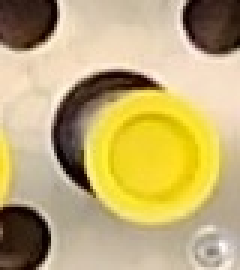
#> input picture visual-changenet-model-space/images/golden/G09_SolderLight.jpg, 80 x 90 px (shown 3 times larger)
$ python -i generate_review_batches.py   (imports and definitions only)
#> lines starting #> are read from the running program, lines starting #| are printed output that depends on the picture
#!/usr/bin/env python3
"""Render CapSeal image batches and prepare one vial-labeler review per image."""
import argparse
import shutil
import subprocess
import sys
import tempfile
from pathlib import Path

from PIL import Image

TOOLS = Path(__file__).resolve().parent
TWIN = TOOLS.parent
REPO = TWIN.parent
ISAAC_PYTHON = REPO / "IsaacSim/_build/linux-aarch64/release/python.sh"
LABELER = REPO / "vial-labeler-participants-v1/labeler.py"
STAGE = TWIN / "stations/tray_inspection/tray_inspection.usdc"
CAMERA = TWIN / "cameras/CapSealCam.json"
TARGET_SIZE = (1920, 1080)


def upscale_bottom_right(image_path):
    with Image.open(image_path) as source:
#> source is the input picture: PIL image 80x90 RGB; mean R, G, B 191.6, 172, 116.8
        image = source.convert("RGB")
    target_width, target_height = TARGET_SIZE
    scale = max(target_width / image.width, target_height / image.height)
#> scale = 24
    resized_size = (round(image.width * scale), round(image.height * scale))
#> resized_size = (1920, 2160)
    image = image.resize(resized_size, Image.Resampling.LANCZOS)
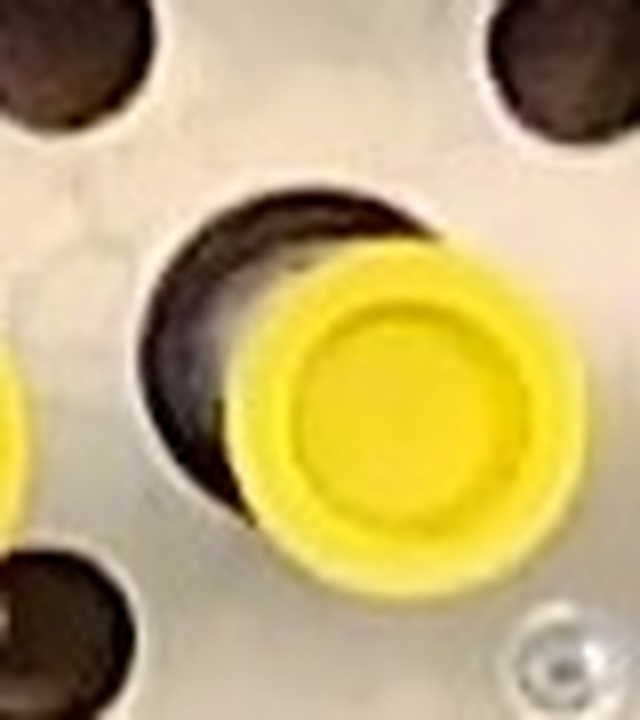
#> image: PIL image 1920x2160 RGB (shown at 1/3 size); mean R, G, B 191.6, 172, 116.9
    left = resized_size[0] - target_width
#> left = 0
    top = resized_size[1] - target_height
#> top = 1080
    image = image.crop((left, top, left + target_width, top + target_height))
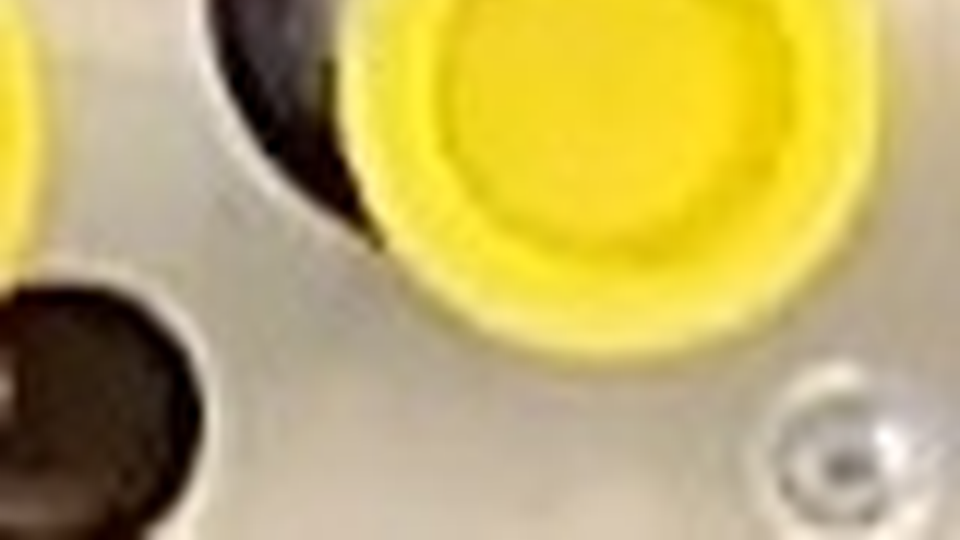
#> image: PIL image 1920x1080 RGB (shown at 1/2 size); mean R, G, B 191.7, 174, 103.9
#> (the run stopped early here; a loop or call above may not have finished)

$ run again, on new-model/GoldenImages/G01.jpg
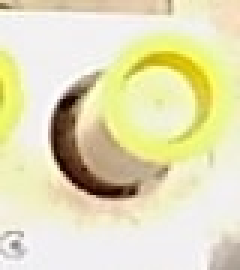
#> input picture new-model/GoldenImages/G01.jpg, 80 x 90 px (shown 3 times larger)
#> in upscale_bottom_right, source is the input picture: PIL image 80x90 RGB; mean R, G, B 227.7, 222.6, 184.4
#> in upscale_bottom_right, `image = image.crop((left, top, left + target_width, top + target_heigh..`:
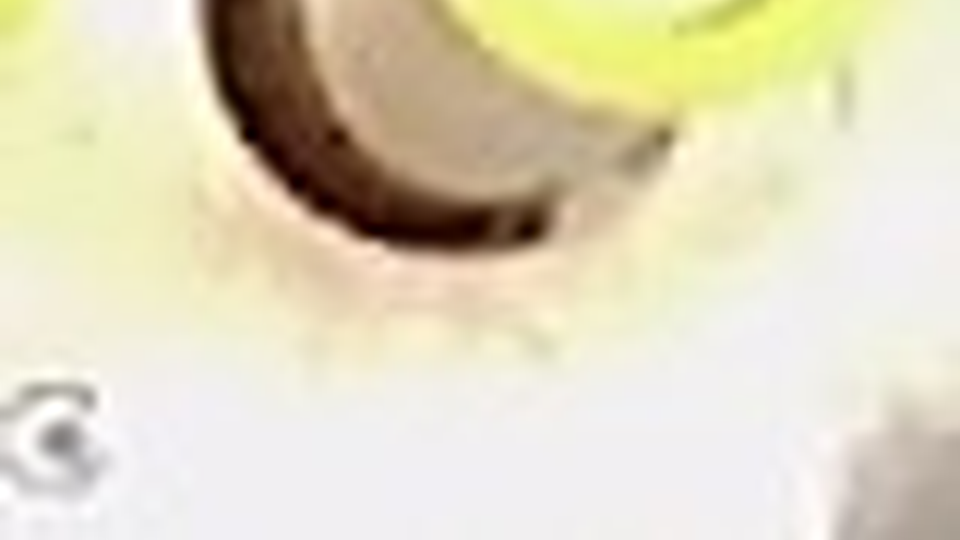
#> image: PIL image 1920x1080 RGB (shown at 1/2 size); mean R, G, B 223.7, 216.5, 191.2

$ run again, on new-model/GoldenImages/G02.jpg
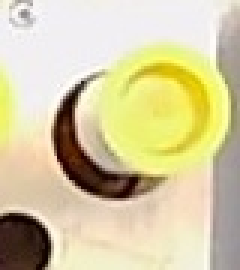
#> input picture new-model/GoldenImages/G02.jpg, 80 x 90 px (shown 3 times larger)
#> in upscale_bottom_right, source is the input picture: PIL image 80x90 RGB; mean R, G, B 213.3, 203.3, 162.5
#> in upscale_bottom_right, `image = image.resize(resized_size, Image.Resampling.LANCZOS)`:
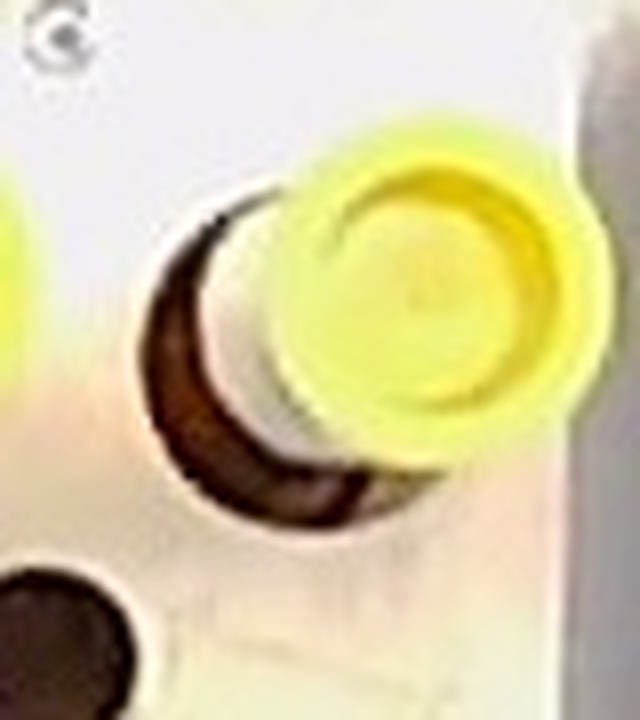
#> image: PIL image 1920x2160 RGB (shown at 1/3 size); mean R, G, B 213.3, 203.3, 162.5
#> in upscale_bottom_right, `image = image.crop((left, top, left + target_width, top + target_heigh..`:
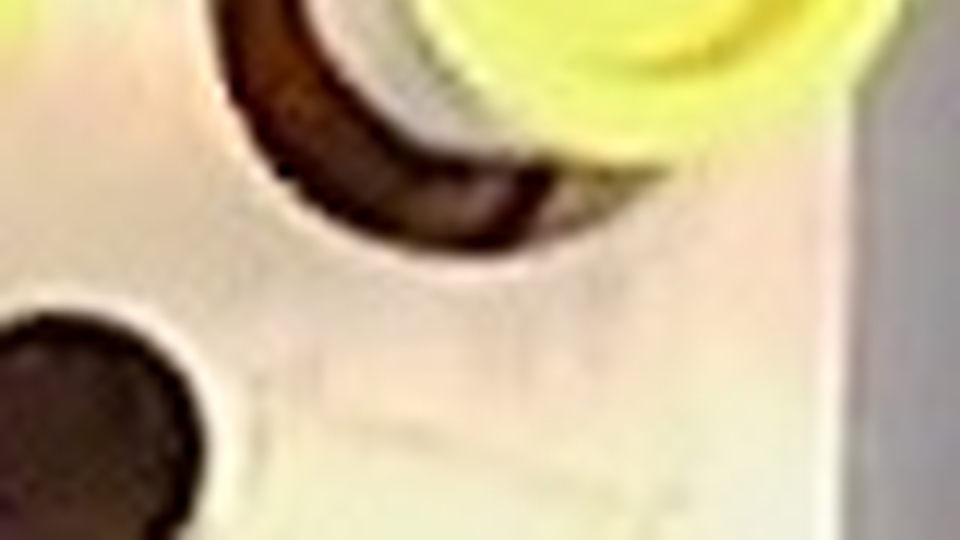
#> image: PIL image 1920x1080 RGB (shown at 1/2 size); mean R, G, B 196.7, 180.5, 146.3
